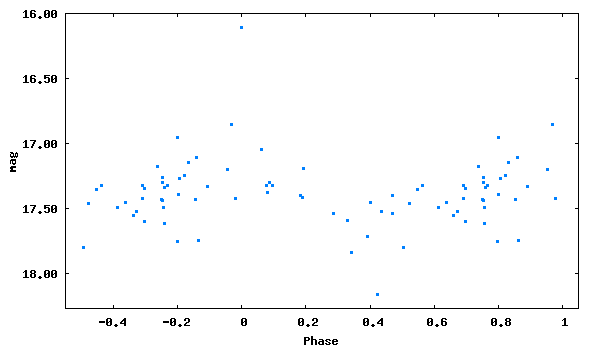

This chart was generated by the following gnuplot code:
set term png size 600,350 medium
set colors classic
set output 'phase_lc_18.png'
set xlabel 'Phase'
set ylabel 'mag'
#set title 'JDmax = 2446265.50700 + 0.1301951 x E'
set format y '%5.2f'
plot [-0.55:1.05][18.27:16.00] "phase_lc_18.dat" linecolor 3 pointtype 5 pointsize 0.3 title ""
